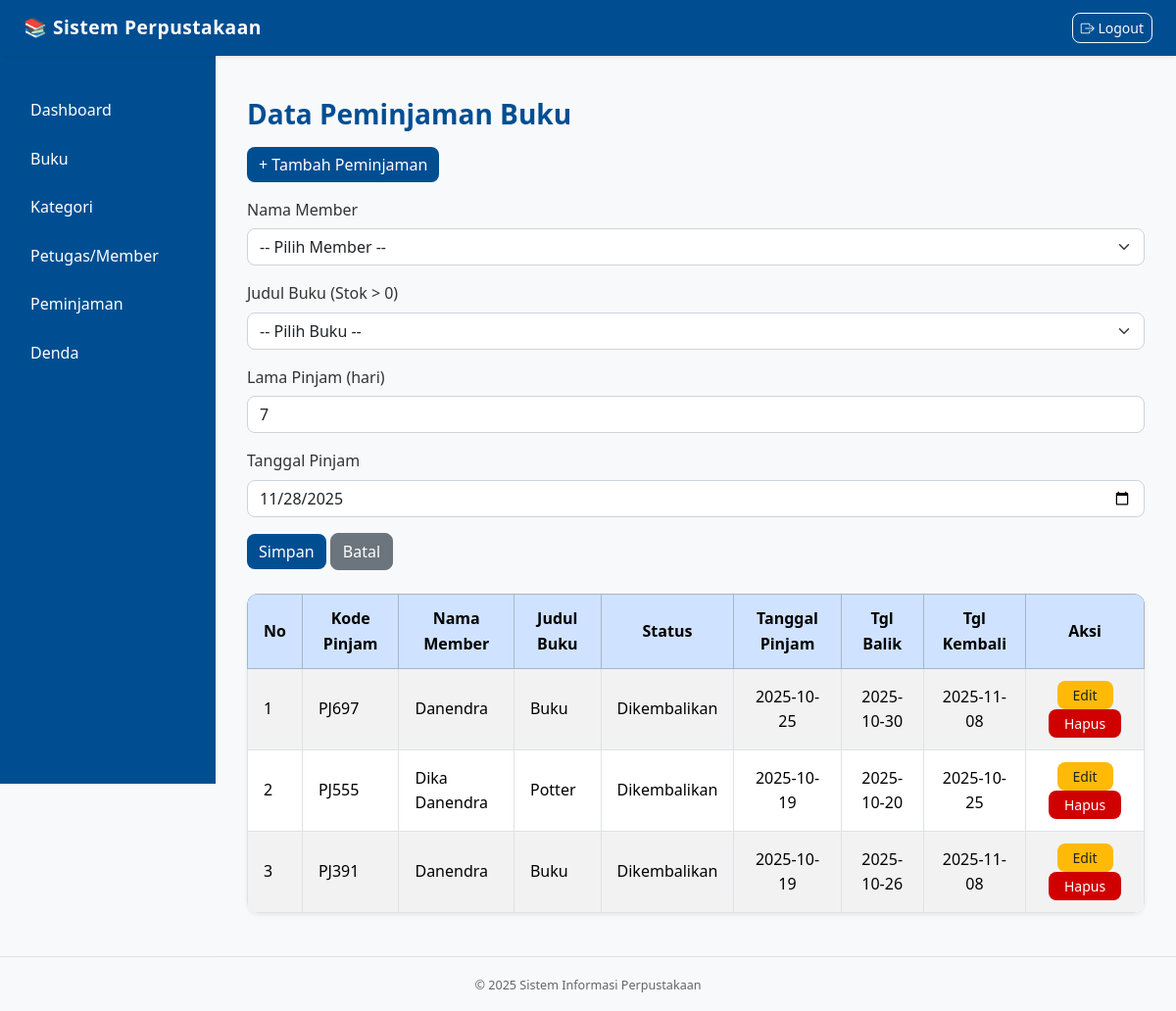
Page /pages/admin/pinjam_manage.php?tambah=true (signed in) on the committed database.
### tables this page shows
CREATE TABLE `tbl_pinjam` (
  `id_pinjam` int(11) NOT NULL,
  `pinjam_id` varchar(255) NOT NULL,
  `id_member` int(11) DEFAULT NULL,
  `buku_id` varchar(255) NOT NULL,
  `status` varchar(255) NOT NULL,
  `tgl_pinjam` varchar(255) NOT NULL,
  `lama_pinjam` int(11) NOT NULL,
  `tgl_balik` varchar(255) NOT NULL,
  `tgl_kembali` varchar(255) DEFAULT NULL
);

### pages/admin/pinjam_manage.php (the view, shortened to what this page needs)
<?php
require '../config/db.php';
include '../includes/header.php';
$editMode = false;
$data = null;
$sql = "SELECT p.id_pinjam, p.pinjam_id,
             COALESCE(m.nama_lengkap, 'Member Dihapus') AS nama_member,
             COALESCE(b.title, 'Buku Dihapus') AS judul_buku,
             p.status, p.tgl_pinjam, p.lama_pinjam, p.tgl_balik, p.tgl_kembali
         FROM tbl_pinjam p
         LEFT JOIN tbl_member m ON p.id_member = m.id_member
         LEFT JOIN tbl_buku b ON p.buku_id = b.buku_id
         ORDER BY p.id_pinjam DESC";
$result = $conn->query($sql);
if ($result) {
    $result->data_seek(0);
}
?>
<div class="container my-4">
    <h3 class="mb-3">
        <?= $editMode ? "Edit Data Peminjaman" : "Data Peminjaman Buku" ?>
    </h3>
    <?php if ($editMode): ?>
        <form method="POST">
            <div class="mb-3">
                <label>Status</label>
                <select name="status" class="form-select">
                    <option value="Dipinjam" <?= $data['status']=='Dipinjam'?'selected':'' ?>>Dipinjam</option>
                    <option value="Dikembalikan" <?= $data['status']=='Dikembalikan'?'selected':'' ?>>Dikembalikan</option>
                </select>
            </div>
            <div class="mb-3">
                <label>Tanggal Kembali</label>
                <input type="date" name="tgl_kembali" class="form-control" value="<?= htmlspecialchars($data['tgl_kembali'] ?? date('Y-m-d')); ?>">
            </div>
            <button type="submit" name="update" class="btn btn-success">Update</button>
            <a href="pinjam_manage.php" class="btn btn-secondary">Kembali</a>
        </form>
    <?php else: ?>
        <a href="?tambah=true" class="btn btn-primary mb-3">+ Tambah Peminjaman</a>
        <?php if (isset($_GET['tambah'])): ?>
            <form method="POST" class="mb-4">
                <div class="mb-3">
                    <label>Nama Member</label>
                    <select name="id_member" class="form-select" required>
                        <option value="">-- Pilih Member --</option>
                    </select>
                </div>
                <div class="mb-3">
                    <label>Judul Buku (Stok > 0)</label>
                    <select name="buku_id" class="form-select" required>
                        <option value="">-- Pilih Buku --</option>
                    </select>
                </div>
                <div class="mb-3">
                    <label>Lama Pinjam (hari)</label>
                    <input type="number" name="lama_pinjam" class="form-control" value="7" min="1" required>
                </div>
                <div class="mb-3">
                    <label>Tanggal Pinjam</label>
                    <input type="date" name="tgl_pinjam" class="form-control" value="<?= date('Y-m-d'); ?>" required>
                </div>
                <button type="submit" name="simpan" class="btn btn-primary">Simpan</button>
                <a href="pinjam_manage.php" class="btn btn-secondary">Batal</a>
            </form>
        <?php endif; ?>
        <table class="table table-bordered table-striped align-middle shadow-sm">
            <thead class="table-primary text-center">
                <tr>
                    <th>No</th>
                    <th>Kode Pinjam</th>
                    <th>Nama Member</th>
                    <th>Judul Buku</th>
                    <th>Status</th>
                    <th>Tanggal Pinjam</th>
                    <th>Tgl Balik</th>
                    <th>Tgl Kembali</th>
                    <th>Aksi</th>
                </tr>
            </thead>
            <tbody>
                <?php $no=1; while($row=$result->fetch_assoc()): ?>
                <tr>
                    <td><?= $no++; ?></td>
                    <td><?= htmlspecialchars($row['pinjam_id']); ?></td>
                    <td><?= htmlspecialchars($row['nama_member']); ?></td>
                    <td><?= htmlspecialchars($row['judul_buku']); ?></td>
                    <td class="text-center"><?= htmlspecialchars($row['status']); ?></td>
                    <td class="text-center"><?= htmlspecialchars($row['tgl_pinjam']); ?></td>
                    <td class="text-center"><?= htmlspecialchars($row['tgl_balik']); ?></td>
                    <td class="text-center"><?= htmlspecialchars($row['tgl_kembali'] ?? '-'); ?></td>
                    <td class="text-center">
                        <a href="?edit=<?= $row['id_pinjam']; ?>" class="btn btn-warning btn-sm px-3">Edit</a>
                        <a href="?hapus=<?= $row['id_pinjam']; ?>" class="btn btn-danger btn-sm px-3" onclick="return confirm('Hapus data peminjaman ini?')">Hapus</a>
                    </td>
                </tr>
                <?php endwhile; ?>
            </tbody>
        </table>
    <?php endif; ?>
</div>
<?php include '../includes/footer.php'; ?>

### pages/asset/css/style.css (style rules this page uses)
:root { --primary: #004e92; --primary-light: #004e92; --primary-dark: #004e92; --accent: #ffba08; --danger: #d00000; --bg: #f7f9fb; --text-dark: #1f1f1f; --text-muted: #666; --shadow: 0 2px 10px rgba(0, 0, 0, 0.08); }
body { font-family: "Poppins", "Segoe UI", Tahoma, sans-serif; background-color: var(--bg); color: var(--text-dark); line-height: 1.6; transition: background 0.3s ease; }
.container { max-width: 1050px; animation: fadeIn 0.4s ease; }
h3, h4 { font-weight: 600; color: var(--primary-dark); margin-bottom: 1rem; }
.table { background-color: #fff; border-radius: 12px; overflow: hidden; box-shadow: var(--shadow); }
.table thead { background: linear-gradient(90deg, var(--primary), var(--primary-light)); color: white; font-weight: 500; }
.table th, .table td { vertical-align: middle !important; padding: 12px 16px; }
.btn { border-radius: 8px; transition: all 0.25s ease; font-weight: 500; }
.btn-primary { background: linear-gradient(90deg, var(--primary), var(--primary-light)); border: none; }
.btn-warning { background: var(--accent); border: none; color: #222; }
.btn-danger { background: var(--danger); border: none; }
form label { font-weight: 500; color: #333; margin-bottom: 6px; }
input.form-control, select.form-select, textarea.form-control { border-radius: 8px; border: 1px solid #ced4da; box-shadow: none; transition: all 0.2s ease-in-out; }

### rows in the picture
tbl_pinjam: pinjam "PJ697", nama_member "Danendra", judul_buku "Buku", status "Dikembalikan", tgl_pinjam "2025-10-25", tgl_balik "2025-10-30", tgl_kembali "2025-11-08"
tbl_pinjam: pinjam "PJ555", nama_member "Dika Danendra", judul_buku "Potter", status "Dikembalikan", tgl_pinjam "2025-10-19", tgl_balik "2025-10-20", tgl_kembali "2025-10-25"
tbl_pinjam: pinjam "PJ391", nama_member "Danendra", judul_buku "Buku", status "Dikembalikan", tgl_pinjam "2025-10-19", tgl_balik "2025-10-26", tgl_kembali "2025-11-08"

### other values in the picture
$label "Dashboard"
$label "Buku"
$label "Kategori"
$label "Petugas/Member"
$label "Peminjaman"
$label "Denda"
